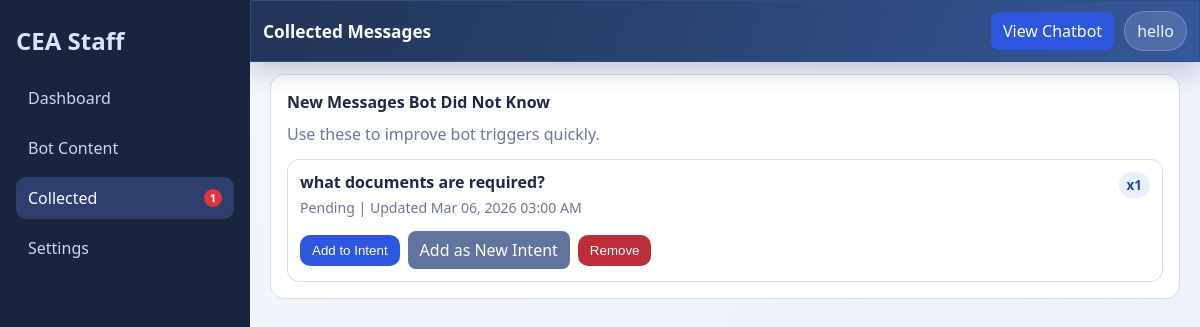
Page /staff/collected/ (signed in) on the committed database.
### public/models.py (models this page shows, shortened)
class CollectedMessage(models.Model):
    question = models.CharField(max_length=255, unique=True)
    count = models.PositiveIntegerField(default=1)
    is_processed = models.BooleanField(default=False)
    created_at = models.DateTimeField(auto_now_add=True)
    updated_at = models.DateTimeField(auto_now=True)
    class Meta:
        ordering = ["is_processed", "-count", "-updated_at", "-id"]

### staffpanel/views.py (the view)
# urls.py: path("collected/", views.collected, name="collected"),
@login_required
@user_passes_test(_is_staff_user)
def collected(request):
    items = CollectedMessage.objects.all()
    item_rows = [{"item": item, "form": CollectedMapForm(prefix=f"m{item.id}")} for item in items]
    return render(request, "staffpanel/collected.html", {"item_rows": item_rows, "items": items})

### staffpanel/context_processors.py (called while the page is built)
def pending_collected_context(request):
    if not request.user.is_authenticated:
        return {"pending_collected_count": 0}
    if not (request.user.is_staff or request.user.is_superuser):
        return {"pending_collected_count": 0}
    count = CollectedMessage.objects.filter(is_processed=False).count()
    return {"pending_collected_count": count}

### staffpanel/views.py (called while the page is built)
def _is_staff_user(user):
    return user.is_authenticated and (user.is_staff or user.is_superuser)

### staffpanel/templates/staffpanel/collected.html (shortened to what this page needs)
{% extends 'staffpanel/base.html' %}
{% block page_title %}Collected Messages{% endblock %}
{% block content %}
<section class="panel-card full">
    <h3>New Messages Bot Did Not Know</h3>
    <p class="muted-text">Use these to improve bot triggers quickly.</p>
    {% if item_rows %}
    <div class="collected-list">
        {% for row in item_rows %}
        <article class="collected-card {% if row.item.is_processed %}processed{% endif %}">
            <div class="collected-top">
                <h4>{{ row.item.question }}</h4>
                <span class="collected-count">x{{ row.item.count }}</span>
            </div>
            <p class="collected-meta">
                {% if row.item.is_processed %}Processed{% else %}Pending{% endif %} | Updated {{ row.item.updated_at|date:"M d, Y h:i A" }}
            </p>
            <div class="collected-actions">
                <button type="button" class="btn-link add-intent-toggle" data-target="map-{{ row.item.id }}">Add to Intent</button>
                <a class="btn-link secondary-btn" href="{% url 'staffpanel:collected_mark_new' row.item.id %}">
                    Add as New Intent
                </a>
                <form method="post" action="{% url 'staffpanel:collected_remove' row.item.id %}">
                    <button type="submit" class="btn-link danger-btn">Remove</button>
                </form>
            </div>
        </article>
        {% endfor %}
    </div>
    {% else %}
    <p>No collected fallback messages yet.</p>
    {% endif %}
</section>
{% endblock %}

### templates/staffpanel/base.html (shortened to what this page needs)
{% load static %}
<!DOCTYPE html>
<html lang="en">
<head>
    <link rel="stylesheet" href="{% static 'staffpanel/css/staffpanel.css' %}?v=20260306u">
</head>
<body>
<div class="staff-shell">
    <aside class="side-nav">
        <h2>CEA Staff</h2>
        <nav>
            <a href="{% url 'staffpanel:dashboard' %}" class="{% if request.resolver_match.url_name == 'dashboard' %}active{% endif %}">Dashboard</a>
            <a href="{% url 'staffpanel:bot_content' %}" class="">Bot Content</a>
            <a href="{% url 'staffpanel:collected' %}" class="{% if request.resolver_match.url_name == 'collected' or request.resolver_match.url_name == 'collected_add_to_intent' or request.resolver_match.url_name == 'collected_mark_new' %}active{% endif %}">
                Collected
                {% if pending_collected_count > 0 %}<span class="nav-dot" aria-label="Pending collected">{{ pending_collected_count }}</span>{% endif %}
            </a>
            <a href="{% url 'staffpanel:settings' %}" class="{% if request.resolver_match.url_name == 'settings' %}active{% endif %}">Settings</a>
        </nav>
    </aside>
    <main class="content-area">
        <header class="top-bar">
            <h1>{% block page_title %}Staff Panel{% endblock %}</h1>
            <div class="top-actions">
                <a class="btn-link" href="/" target="_blank" rel="noopener">View Chatbot</a>
                <div class="user-chip">{{ request.user.username }}</div>
            </div>
        </header>
        {% block content %}{% endblock %}
    </main>
</div>
</body>
</html>

### staffpanel/static/staffpanel/css/staffpanel.css (style rules this page uses)
:root { --bg: #f2f5fa; --surface: #ffffff; --panel: #e9eef8; --line: #d3ddee; --text: #1f2a40; --muted: #6b7896; --primary: #2f56df; --primary-2: #2443b0; }
* { box-sizing: border-box; }
body { margin: 0; font-family: "Segoe UI", Tahoma, Geneva, Verdana, sans-serif; color: var(--text); background: linear-gradient(120deg, #f5f7fb, #eaf0fb); overflow-x: hidden; }
.staff-shell { display: grid; grid-template-columns: 250px 1fr; min-height: 100vh; }
.side-nav { background: #19243d; color: #d9e4ff; padding: 24px 16px; position: sticky; top: 0; height: 100vh; overflow-y: auto; }
.side-nav h2 { margin: 0 0 20px; }
.side-nav nav { display: grid; gap: 8px; }
.side-nav a { color: #cad7fb; text-decoration: none; padding: 10px 12px; border-radius: 10px; display: flex; align-items: center; justify-content: space-between; gap: 8px; }
.nav-dot { min-width: 18px; height: 18px; border-radius: 999px; display: inline-flex; align-items: center; justify-content: center; padding: 0 5px; background: #e23343; color: #fff; font-size: 0.7rem; font-weight: 700; line-height: 1; }
.side-nav a.active, .side-nav a:hover { background: rgba(111, 144, 250, 0.25); color: #fff; }
.content-area { padding: 0 20px 20px; min-width: 0; }
.top-bar { display: flex; justify-content: space-between; align-items: center; gap: 16px; background: linear-gradient(110deg, #223457, #2a4372 46%, #36579a); color: #eef3ff; border: 1px solid #2f4d84; border-radius: 0; padding: 10px 12px; margin: 0 -20px 12px; position: sticky; top: 0; z-index: 20; box-shadow: 0 10px 24px rgba(24, 39, 73, 0.2); }
.top-actions { display: flex; align-items: center; gap: 10px; }
.top-bar h1 { margin: 0; font-size: 1.08rem; color: #fff; }
.user-chip { background: rgba(213, 226, 255, 0.16); border: 1px solid rgba(200, 218, 255, 0.28); padding: 8px 12px; border-radius: 999px; color: #eef3ff; }
.stat-card, .panel-card { background: var(--surface); border: 1px solid var(--line); border-radius: 14px; padding: 16px; }
.stat-card h3, .panel-card h3 { margin: 0 0 10px; font-size: 1rem; }
.panel-card p { color: var(--muted); margin: 0 0 14px; }
.panel-card button { border: 0; background: var(--primary); color: #fff; border-radius: 10px; padding: 8px 12px; }
.panel-card.full { margin-top: 6px; max-width: 100%; }
.muted-text { color: var(--muted); margin-top: 0; }
.search-form button, .btn-link, .form-actions button { display: inline-block; border: 0; background: var(--primary); color: #fff; border-radius: 8px; padding: 8px 12px; text-decoration: none; cursor: pointer; }
.collected-list { display: grid; gap: 12px; }
.collected-card { border: 1px solid var(--line); border-radius: 12px; background: #fff; padding: 12px; }
.collected-top { display: flex; justify-content: space-between; align-items: flex-start; gap: 10px; }
.collected-top h4 { margin: 0; font-size: 1rem; line-height: 1.35; }
.collected-count { background: #e9efff; color: #284a9a; border-radius: 999px; padding: 4px 8px; font-size: 0.84rem; font-weight: 700; }
.collected-meta { margin: 8px 0 10px; color: var(--muted); font-size: 0.88rem; }
.collected-actions { display: flex; flex-wrap: wrap; gap: 8px; align-items: center; }
.danger-btn { background: #bd2e3c !important; }
.secondary-btn { background: #61749e !important; }

### rows in the picture
CollectedMessage: item.question "what documents are required?", item.count "1", is_processed "Pending", item.updated_at "Mar 06, 2026 03:00 AM"

### other values in the picture
{{ pending_collected_count }} "1"
{{ request.user.username }} "hello"
